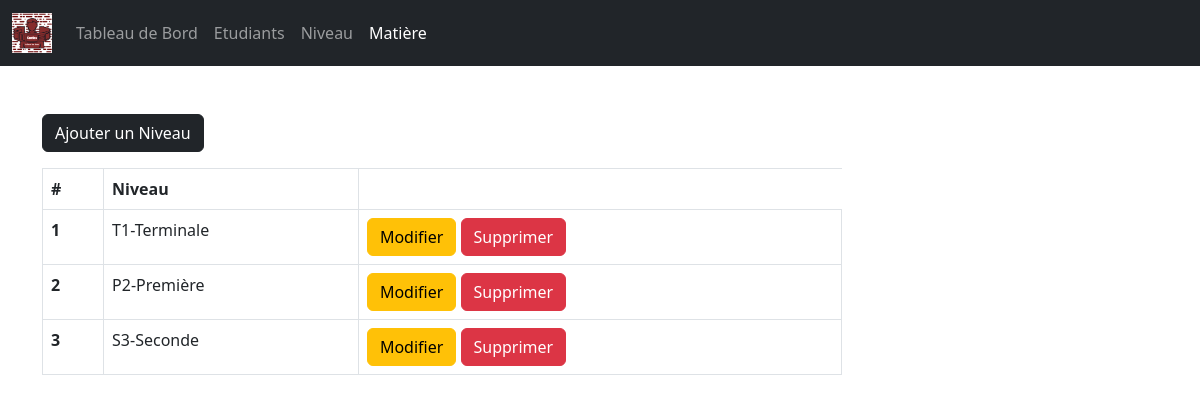
The app's page /admin/grade.php (signed in) with its own data.
### tables this page shows
CREATE TABLE `grades` (
  `grade_id` int(11) NOT NULL,
  `grade` varchar(31) NOT NULL,
  `grade_code` varchar(7) NOT NULL
);

### admin/data/grade.php (called while the page is built, shortened)
<?php
function getAllGrades($conn){
   $sql = "SELECT * FROM grades";
   $stmt = $conn->prepare($sql);
   $stmt->execute();
   if ($stmt->rowCount() >= 1) {
     $grades = $stmt->fetchAll();
     return $grades;
   }else {
    return 0;
   }
}

### admin/grade.php (the view, shortened to what this page needs)
<?php
if (isset($_SESSION['admin_id']) &&
    isset($_SESSION['role'])) {
    if ($_SESSION['role'] == 'Admin') {
       include "../DB_connection.php";
       include "data/grade.php";
       $grades = getAllGrades($conn);
 ?>
<!DOCTYPE html>
<html lang="en">
<head>
	<link rel="stylesheet" href="https://cdn.jsdelivr.net/npm/bootstrap@5.2.0/dist/css/bootstrap.min.css">
	<link rel="stylesheet" href="../css/style.css">
  <link rel="stylesheet" href="https://cdnjs.cloudflare.com/ajax/libs/font-awesome/4.7.0/css/font-awesome.min.css">
</head>
<body>
    <?php
        include "inc/navbar.php";
        if ($grades != 0) {
     ?>
     <div class="container mt-5">
        <a href="grade-add.php"
           class="btn btn-dark">Ajouter un Niveau</a>
           <div class="table-responsive">
              <table class="table table-bordered mt-3 n-table">
                <thead>
                  <tr>
                    <th scope="col">#</th>
                    <th scope="col">Niveau</th>
                  </tr>
                </thead>
                <tbody>
                  <?php $i = 0; foreach ($grades as $grade ) {
                    $i++;  ?>
                  <tr>
                    <th scope="row"><?=$i?></th>
                    <td>
                      <?php
                          echo $grade['grade_code'].'-'.
                                     $grade['grade'];
                       ?>
                    </td>
                    <td>
                        <a href="grade-edit.php?grade_id=<?=$grade['grade_id']?>"
                           class="btn btn-warning">Modifier </a>
                        <a href="grade-delete.php?grade_id=<?=$grade['grade_id']?>"
                           class="btn btn-danger">Supprimer</a>
                    </td>
                  </tr>
                <?php } ?>
                </tbody>
              </table>
           </div>
         <?php } ?>
     </div>
</body>
</html>
<?php
  }else {
    header("Location: ../login.php");
    exit;
  }
}else {
	header("Location: ../login.php");
	exit;
}
?>

### css/style.css (style rules this page uses)
.n-table { max-width: 800px; }

### records on screen
grades: grade_code "T1", grade "Terminale"
grades: grade_code "P2", grade "Première"
grades: grade_code "S3", grade "Seconde"
